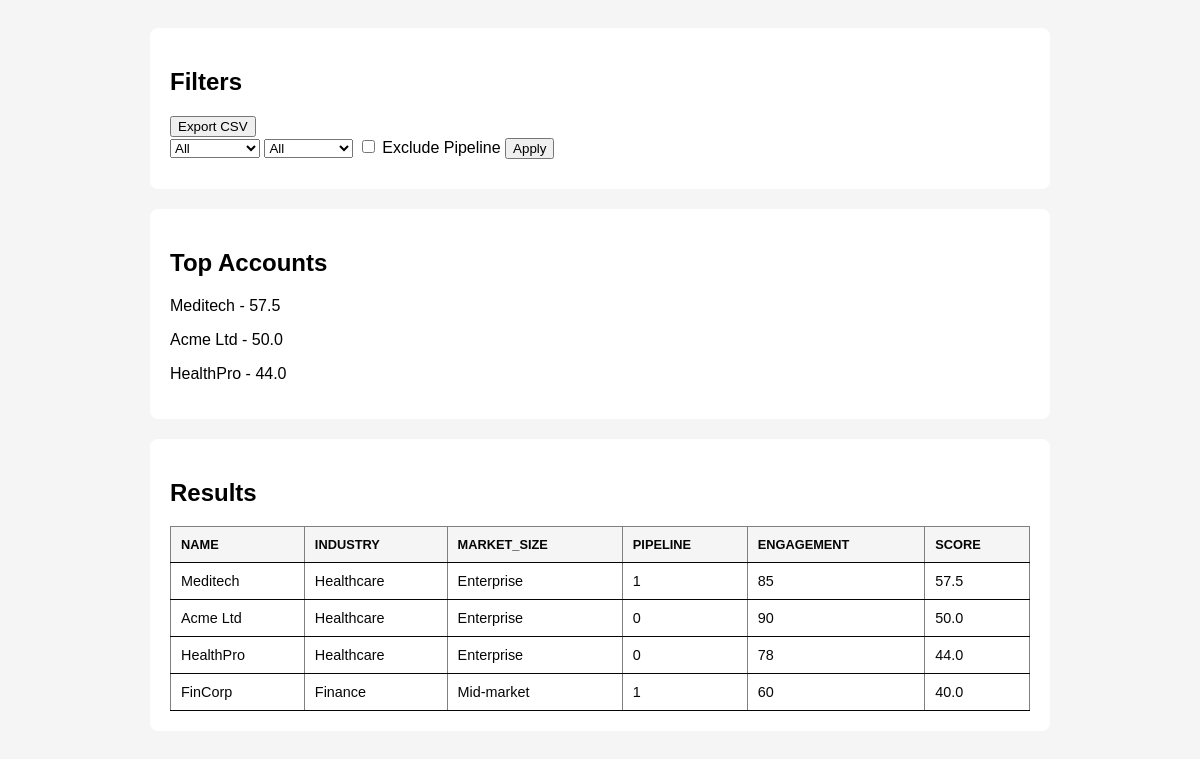
The app's page /results with its own data.
### tables this page shows
CREATE TABLE accounts (
            id INTEGER PRIMARY KEY AUTOINCREMENT,
            name TEXT,
            industry TEXT,
            market_size TEXT,
            pipeline INTEGER,
            engagement INTEGER
        );

### app.py (the view)
@app.route("/results", methods=["GET", "POST"])
def results():
    df = get_data()
    industry = request.form.get("industry")
    market_size = request.form.get("market_size")
    exclude_pipeline = request.form.get("exclude_pipeline")
    exclude_pipeline_bool = True if exclude_pipeline == "on" else False
    filters = {
        "industry": industry,
        "market_size": market_size,
        "exclude_pipeline": exclude_pipeline_bool
    }
    if industry:
        df = df[df["industry"] == industry]
    if market_size:
        df = df[df["market_size"] == market_size]
    if exclude_pipeline_bool:
        df = df[df["pipeline"] == 0]
    df = df.copy()
    if not df.empty:
        df["score"] = df.apply(score, axis=1)
        df = df.sort_values(by="score", ascending=False)
    else:
        df["score"] = []
    if "id" in df.columns:
        df = df.drop(columns=["id"])
    top_accounts = df.to_dict(orient="records")[:3] if not df.empty else []
    return render_template(
        "results.html",
        tables=[df.to_html(index=False)] if not df.empty else [],
        filters=filters,
        top_accounts=top_accounts
    )

### app.py (called while the page is built)
def score(row):
    s = 0
    s += row["engagement"] * 0.5
    if row["pipeline"] == 1:
        s += 10
    if row["market_size"] == "Enterprise":
        s += 5
    return s

### database.py (called while the page is built)
def get_data():
    conn = sqlite3.connect(DB_NAME)
    df = pd.read_sql("SELECT * FROM accounts", conn)
    conn.close()
    return df

### templates/results.html (shortened to what this page needs)
<!DOCTYPE html>
<html>
<head>
</head>
<body>
<div class="page-wrapper">
    <div class="section-card">
        <h2>Filters</h2>
        <form action="/export" method="post">
            <button type="submit">Export CSV</button>
        </form>
        <form method="post">
            <select name="industry">
                <option value="">All</option>
            </select>
            <select name="market_size">
                <option value="">All</option>
            </select>
            <label>
                <input type="checkbox" name="exclude_pipeline">
                Exclude Pipeline
            </label>
            <button type="submit">Apply</button>
        </form>
    </div>
    <div class="section-card">
        <h2>Top Accounts</h2>
        {% for acc in top_accounts %}
        <p>{{ acc.name }} - {{ acc.score }}</p>
        {% endfor %}
    </div>
    <div class="section-card">
        <h2>Results</h2>
        {% if tables %}
        {{ tables[0]|safe }}
        {% else %}
        <p>No data</p>
        {% endif %}
    </div>
</div>
</body>
</html>

### templates/results.html (style rules this page uses)
body { font-family: Arial; background: #f5f5f5; padding: 20px; }
.page-wrapper { max-width: 900px; margin: auto; }
.section-card { background: white; padding: 20px; margin-bottom: 20px; border-radius: 8px; }
table { width: 100%; border-collapse: collapse; }
th { background: #f5f5f5; text-align: left; padding: 10px; font-size: 0.8rem; text-transform: uppercase; color: #050505; border-bottom: 1px solid #050505; }
td { padding: 10px; border-bottom: 1px solid #050505; font-size: 0.9rem; color: #060606; }

### records on screen
accounts: name "Meditech", score "57.5"
accounts: name "Acme Ltd", score "50.0"
accounts: name "HealthPro", score "44.0"
accounts: market_size "NAME INDUSTRY MARKET_SIZE PIPELINE ENGAGEMENT SCORE Meditech Healthcare Enterprise 1 85 57.5 Acme Ltd Healthcare Enterprise 0 90 50.0 HealthPro Healthcare Enterprise 0 78 44.0 FinCorp Finance Mid-market 1 60 40.0"
